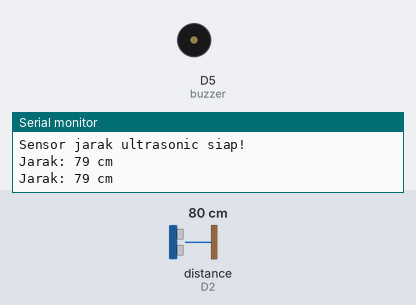
The sketch below on a simulated ESP8266 (NodeMCU). On the bench: buzzer (waves = sounding, pin HIGH), the last lines printed to the serial monitor. Wiring (inferred from the names in the program): ultrasonic range finder: trigger D1; echo D2. Inputs (shaded band) come from the test bench; at power-on: distance to the obstacle (sensor on D2) 80 cm. The echo pulse lasts 58.3 µs per cm; pins used as bus, display or sensor lines are not drawn.

Above: at 2.8 s.
2.9 s: distance to the obstacle (sensor on D2) set to 55 cm
5.6 s: distance to the obstacle (sensor on D2) set to 48 cm
At 7.2 s:
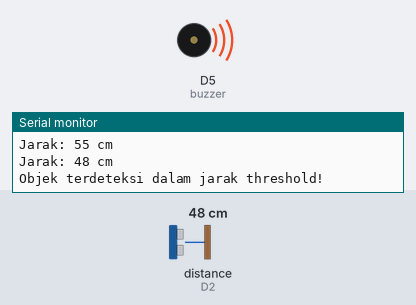
8.3 s: distance to the obstacle (sensor on D2) set to 60 cm
At 10.5 s:
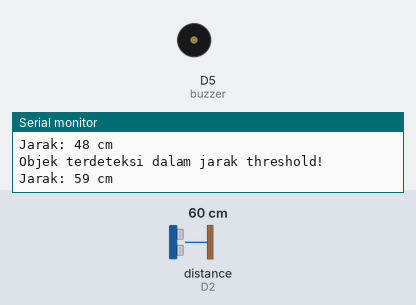
11.5 s: distance to the obstacle (sensor on D2) set to 2 cm
At 13.3 s:
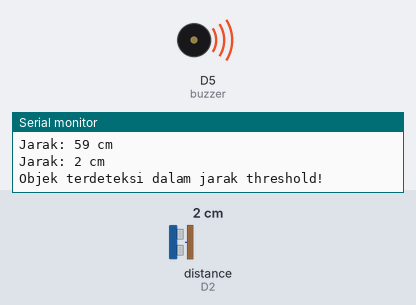
Timing chart, 0 to 14.8 s (numbered marks = the images above; inputs shaded):
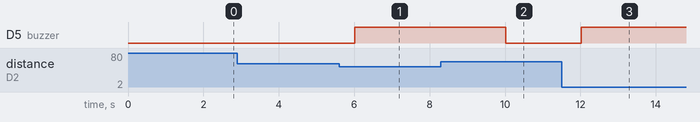

The sketch:

single-sensor.ino
```cpp
#define triggerPin D1
#define echoPin D2
#define buzzer D5

// Distance threshold in centimeters
#define THRESHOLD 50

void setup() {
  // Initialize serial communication
  Serial.begin(9600);

  // Configure pin modes
  pinMode(triggerPin, OUTPUT);
  pinMode(echoPin, INPUT);
  pinMode(buzzer, OUTPUT);

  // Initial state of buzzer - off
  digitalWrite(buzzer, LOW);

  Serial.println("Sensor jarak ultrasonic siap!");
}

void loop() {
  // Variables for duration and distance calculation
  long duration, jarak;

  // Clear the trigger pin
  digitalWrite(triggerPin, LOW);
  delayMicroseconds(2);

  // Set the trigger pin high for 10 microseconds
  digitalWrite(triggerPin, HIGH);
  delayMicroseconds(10);
  digitalWrite(triggerPin, LOW);

  // Read the echo pin, returns the sound wave travel time in microseconds
  duration = pulseIn(echoPin, HIGH);

  // Calculate the distance in centimeters
  // Speed of sound is 343 m/s or 0.0343 cm/microsecond
  // Distance = (time × speed) / 2 (divided by 2 for round trip)
  jarak = duration * 0.0343 / 2;

  // Print the distance on the Serial Monitor
  Serial.print("Jarak: ");
  Serial.print(jarak);
  Serial.println(" cm");

  // Check if an object is detected within threshold distance
  if (jarak <= THRESHOLD) {
    // Object detected within threshold, turn on the buzzer
    Serial.println("Objek terdeteksi dalam jarak threshold!");
    digitalWrite(buzzer, HIGH);
  } else {
    // No object detected within threshold, turn off the buzzer
    digitalWrite(buzzer, LOW);
  }

  // Wait a bit before the next reading
  delay(2000);
}
```

Measured:
- the behaviour switches between 51 and 50 cm on distance to the obstacle (sensor on D2) (found by bisection; images 0 and 1)
- after the input at 5.6 s, D5 (buzzer): LOW → HIGH after 0.42 s
- after the input at 8.3 s, D5 (buzzer): HIGH → LOW after 1.7 s
- after the input at 11.5 s, D5 (buzzer): LOW → HIGH after 0.53 s
